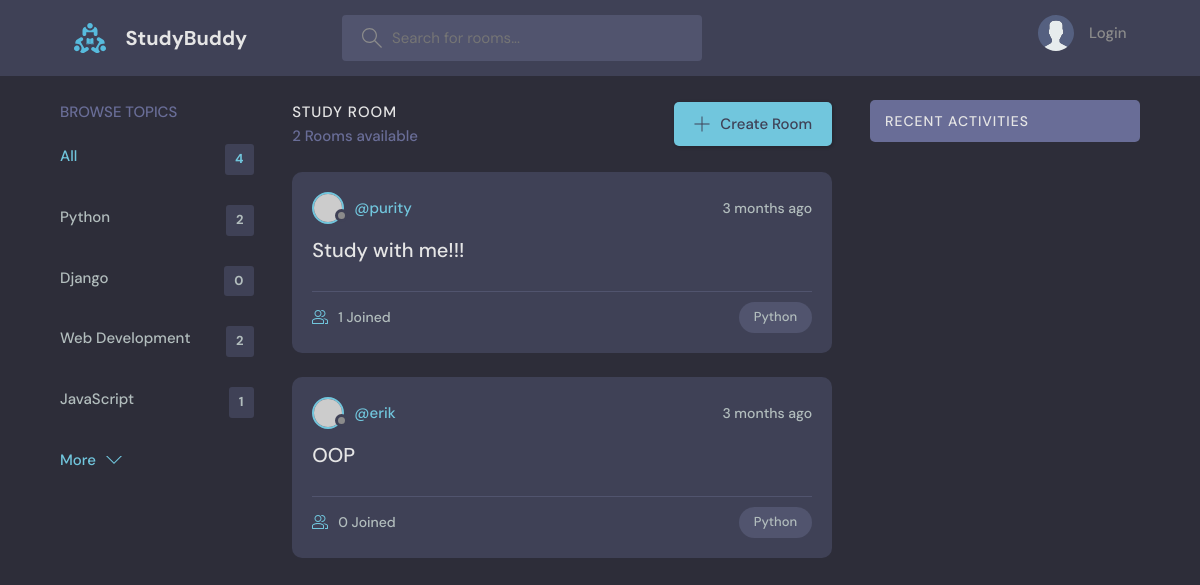
Page /?q=Python on the committed database.
### base/models.py (models this page shows, shortened)
class Topic(models.Model):
    name = models.CharField(max_length=200)

class Room(models.Model):
    host = models.ForeignKey(User, on_delete=models.SET_NULL, null=True)
    topic = models.ForeignKey(Topic, on_delete=models.SET_NULL, null=True)
    name = models.CharField(max_length=200)
    description = models.TextField(null=True, blank=True) #null=True, meaning field can be empty. blank=True, to allow blank/empty forms
    participants = models.ManyToManyField(User, related_name='participants', blank=True) #all users  active in a room
    updated = models.DateTimeField(auto_now=True)  #take timestamp of row when it's updated
    created = models.DateTimeField(auto_now_add=True) #take timestamp of row hen it's created only
    class Meta:
        ordering = ['-updated', '-created']

### base/views.py (the view)
# urls.py: path('', views.home, name="home"),
def home(request):
    q = request.GET.get('q') if request.GET.get('q') != None else ''
    rooms = Room.objects.filter(
        Q(topic__name__icontains=q) |
        Q(name__contains=q)    |
        Q(description__icontains=q)
        )
    topics = Topic.objects.all()
    room_count = rooms.count()
    room_messages = Message.objects.filter(Q(room__topic__name__icontains=q))
    context = {'rooms': rooms, 'topics': topics,
               'room_count': room_count, 'room_messages': room_messages}
    return render(request, 'base/home.html', context)

### base/templates/base/home.html (shortened to what this page needs)
{% extends 'main.html' %}
{% block content %}
    <main class="layout layout--3">
      <div class="container">
        {% include 'base/topics_component.html' %}
        <div class="roomList">
          <div class="roomList__header">
            <div>
              <h2>Study Room</h2>
              <p>{{room_count}} Rooms available</p>
            </div>
            <a class="btn btn--main" href="create-room.html">
              <svg version="1.1" xmlns="http://www.w3.org/2000/svg" width="32" height="32" viewBox="0 0 32 32">
                <title>add</title>
                <path
                  d="M16.943 0.943h-1.885v14.115h-14.115v1.885h14.115v14.115h1.885v-14.115h14.115v-1.885h-14.115v-14.115z"
                ></path>
              </svg>
              Create Room
            </a>
          </div>
          {% include 'base/feed_component.html' %}
        </div>
        {% include 'base/activity_component.html' %}
      </div>
    </main>
{% endblock content%}

### base/templates/base/topics_component.html
<div class="topics">
    <div class="topics__header">
      <h2>Browse Topics</h2>
    </div>
    <ul class="topics__list">
      <li>
        <a href="{% url 'home' %}" class="active">All <span>{{topics.count}}</span></a>
      </li>
      {% for topic in topics %}
      <li>
        <a href="{% url 'home' %}?q={{topic.name}}">{{topic.name}} <span>{{topic.room_set.all.count}}</span></a>
      </li>
      {% endfor %}
    </ul>
    <a class="btn btn--link" href="topics.html">
      More
      <svg version="1.1" xmlns="http://www.w3.org/2000/svg" width="32" height="32" viewBox="0 0 32 32">
        <title>chevron-down</title>
        <path d="M16 21l-13-13h-3l16 16 16-16h-3l-13 13z"></path>
      </svg>
    </a>
  </div>

### base/templates/base/feed_component.html (shortened to what this page needs)
{% for room in rooms %}
<div class="roomListRoom">
    <div class="roomListRoom__header">
      <a href="{% url 'user-profile' room.host.id %}" class="roomListRoom__author">
        <div class="avatar avatar--small">
          <img src="https://randomuser.me/api/portraits/women/11.jpg" />
        </div>
        <span>@{{room.host.username}}</span>
      </a>
      <div class="roomListRoom__actions">
        <span>{{room.created|timesince}} ago</span>
      </div>
    </div>
    <div class="roomListRoom__content">
      <a href="{% url 'room' room.id %}">{{room.name}}</a>
    </div>
    <div class="roomListRoom__meta">
      <a href="{% url 'room' room.id %}" class="roomListRoom__joined">
        {{room.participants.all.count}} Joined
      </a>
      <p class="roomListRoom__topic">{{room.topic.name}}</p>
    </div>
  </div>
  {% endfor %}

### static/styles/style.css (style rules this page uses)
:root { --color-main: #71c6dd; --color-main-light: #e1f6fb; --color-dark: #3f4156; --color-dark-medium: #51546e; --color-dark-light: #696d97; --color-light: #e5e5e5; --color-gray: #8b8b8b; --color-light-gray: #b2bdbd; --color-bg: #2d2d39; --color-success: #5dd693; --color-error: #fc4b0b; }
* { font-family: "DM Sans", -apple-system, BlinkMacSystemFont, "Segoe UI", Roboto, Oxygen, Ubuntu, Cantarell, "Open Sans", "Helvetica Neue", sans-serif; margin: 0; padding: 0; box-sizing: border-box; text-rendering: optimizeLegibility; font-size: inherit; }
html { font-size: 56.25%; }
@media only screen and (min-width: 1200px) { html { font-size: 62.5%; } }
body { line-height: 1.6; font-weight: 400; font-size: 1.5rem; color: var(--color-light-gray); background-color: var(--color-bg); min-height: 100vh; }
img { width: 100%; }
a { display: inline-block; color: var(--color-main); text-decoration: none; }
.container { max-width: 120rem; width: 90%; margin: auto; }
.btn { background-color: transparent; border: none; display: inline-flex; align-items: center; gap: 1rem; cursor: pointer; transition: all ease-in-out 0.3s; padding: 1rem 2rem; border-radius: 5px; box-shadow: 1px 1px 3px 1px rgba(0, 0, 0, 0.15); font-weight: 500; }
.btn--link { border-radius: 0; padding: 0; color: var(--color-main); box-shadow: none; }
.btn--main { background-color: var(--color-main); color: var(--color-dark); }
.btn > svg { fill: currentColor; width: 1.6rem; height: 1.6rem; }
.avatar { position: relative; display: inline-block; border-radius: 50%; border: 2px solid var(--color-main); }
.avatar img { display: block; border-radius: 50%; object-fit: cover; object-position: center; }
.avatar::after { content: ""; display: block; position: absolute; background-color: var(--color-gray); z-index: 111; border-radius: 50%; border: 0.3rem solid var(--color-dark); }
.avatar.avatar--small img { width: 2.8rem; height: 2.8rem; }
.avatar.avatar--small:after { width: 0.7rem; height: 0.7rem; bottom: 0px; right: -6px; }
.layout { margin-top: 2.4rem; }
.layout > .container { display: flex; justify-content: space-between; align-items: flex-start; }
.layout--3 > .container > div:first-child { flex-basis: 18%; max-width: 22.5rem; }
.layout--3 > .container > div:nth-child(2) { flex-basis: 50%; }
.topics__header { margin-bottom: 2rem; }
.topics__header h2 { text-transform: uppercase; font-weight: 500; color: var(--color-dark-light); }
.topics__list { list-style: none; }
.topics__list li a { display: flex; justify-content: space-between; margin-bottom: 3rem; font-weight: 500; color: var(--color-light-gray); transition: all 0.3s ease-in-out; }
.topics__list li a.active, .topics__list li a:hover { color: var(--color-main); }
.topics__list li a span { padding: 0.5rem 1rem; background-color: var(--color-dark); border-radius: 3px; font-size: 1.3rem; font-weight: 700; letter-spacing: 1px; }
.roomList__header { display: flex; justify-content: space-between; align-items: center; margin-bottom: 2.4rem; }
.roomList__header h2 { text-transform: uppercase; font-weight: 500; color: var(--color-light); letter-spacing: 1px; }
.roomList__header p { font-weight: 500; color: var(--color-dark-light); }
.roomListRoom { margin-bottom: 2.4rem; background-color: var(--color-dark); border-radius: 1rem; padding: 2rem; }
.roomListRoom__header { display: flex; justify-content: space-between; align-items: center; }
.roomListRoom__author { font-weight: 500; display: flex; align-items: center; gap: 1rem; }
.roomListRoom__actions { display: flex; align-items: flex-start; gap: 1rem; position: relative; }
.roomListRoom__actions span { font-size: 1.4rem; font-weight: 500; }
.roomListRoom__content { margin: 1rem 0; }
.roomListRoom__content a { font-size: 2rem; font-weight: 500; margin-bottom: 1.5rem; color: var(--color-light); transition: all 0.3s ease-in-out; }
.roomListRoom__meta { border-top: 1px solid var(--color-dark-medium); padding-top: 1rem; display: flex; align-items: center; justify-content: space-between; }
.roomListRoom__joined { color: var(--color-light-gray); display: flex; align-items: center; gap: 1rem; font-size: 1.4rem; font-weight: 500; }
.roomListRoom__joined svg { fill: var(--color-main); width: 1.6rem; height: 1.6rem; }
.roomListRoom__topic { padding: 5px 1.5rem; background-color: var(--color-dark-medium); border-radius: 5rem; font-weight: 500; font-size: 1.3rem; }

### rows in the picture
Topic: name "Python", room_set.all.count "2"
Topic: name "Django", room_set.all.count "0"
Topic: name "Web Development", room_set.all.count "2"
Topic: name "JavaScript", room_set.all.count "1"
Room: host.username "purity", created "3 months", name "Study with me!!!", participants.all.count "1", topic.name "Python"
Room: host.username "erik", created "3 months", name "OOP", participants.all.count "0", topic.name "Python"

### other values in the picture
{{ topics.count }} "4"
{{ room_count }} "2"
